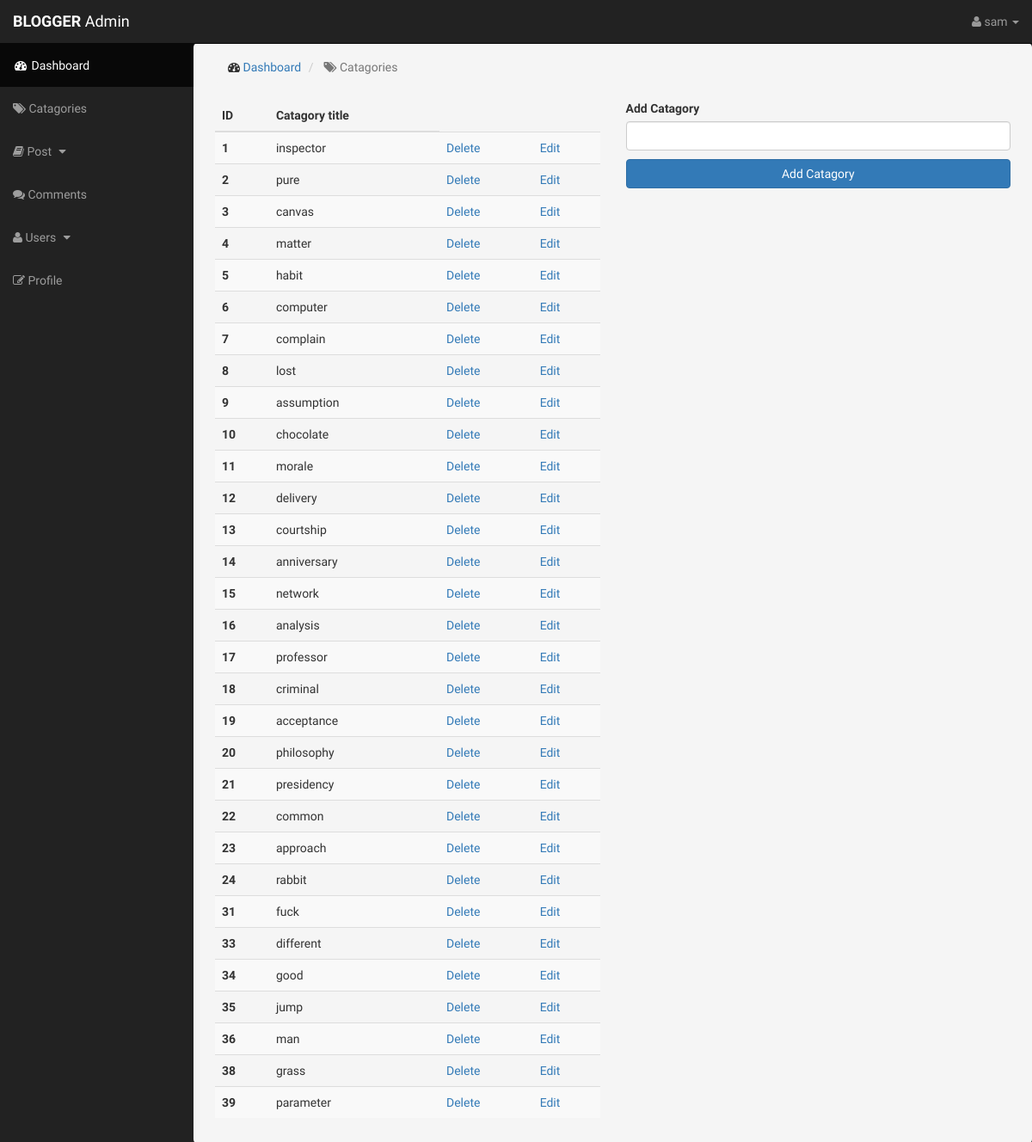
Screenshot of /admin/catagories.php (signed in) with the database file from the repository.
### tables this page shows
CREATE TABLE `catagories` (
  `cat_id` int(3) NOT NULL,
  `cat_title` varchar(255) NOT NULL
);

### admin/functions.php (the view, shortened to what this page needs)
<?php
function display_catagories(){
    global $conn;
    $catagories = "SELECT * FROM catagories";
    $result = mysqli_query($conn, $catagories);
    if($result){
        if(mysqli_num_rows($result) > 0){
            while($row = mysqli_fetch_assoc($result)){
                echo '<tr>
                        <th>'. $row['cat_id'] .'</th>
                        <td>' . $row['cat_title'] . '</td>
                        <td><a href="catagories.php?rm=' . $row['cat_id'] . '">Delete</a></td>
                        <td><a href="catagories.php?edit=' . $row['cat_id'] . '">Edit</a></td>
                    </tr>';
            }
        }else{
            $error_log = "There is no data in database.";
        }
    }else{
        $error_log = "Query failed";
    }
}
?>

### admin/css/sb-admin.css (style rules this page uses)
body { margin-top: 100px; background-color: #222; }
@media (min-width:768px) { body { margin-top: 50px; } }

### admin/includes/header.php (style rules this page uses)
body { font-family: 'Work Sans', sans-serif !important; }

### rows the page displays
catagories: cat_id "1", cat_title "inspector"
catagories: cat_id "2", cat_title "pure"
catagories: cat_id "3", cat_title "canvas"
catagories: cat_id "4", cat_title "matter"
catagories: cat_id "5", cat_title "habit"
catagories: cat_id "6", cat_title "computer"
catagories: cat_id "7", cat_title "complain"
catagories: cat_id "8", cat_title "lost"
catagories: cat_id "9", cat_title "assumption"
catagories: cat_id "10", cat_title "chocolate"
catagories: cat_id "11", cat_title "morale"
catagories: cat_id "12", cat_title "delivery"
catagories: cat_id "13", cat_title "courtship"
catagories: cat_id "14", cat_title "anniversary"
catagories: cat_id "15", cat_title "network"
catagories: cat_id "16", cat_title "analysis"
catagories: cat_id "17", cat_title "professor"
catagories: cat_id "18", cat_title "criminal"
catagories: cat_id "19", cat_title "acceptance"
catagories: cat_id "20", cat_title "philosophy"
catagories: cat_id "21", cat_title "presidency"
catagories: cat_id "22", cat_title "common"
catagories: cat_id "23", cat_title "approach"
catagories: cat_id "24", cat_title "rabbit"
catagories: cat_id "31", cat_title "fuck"
catagories: cat_id "33", cat_title "different"
catagories: cat_id "34", cat_title "good"
catagories: cat_id "35", cat_title "jump"
catagories: cat_id "36", cat_title "man"
catagories: cat_id "38", cat_title "grass"
catagories: cat_id "39", cat_title "parameter"

### other values shown
$_SESSION['username'] "sam"
